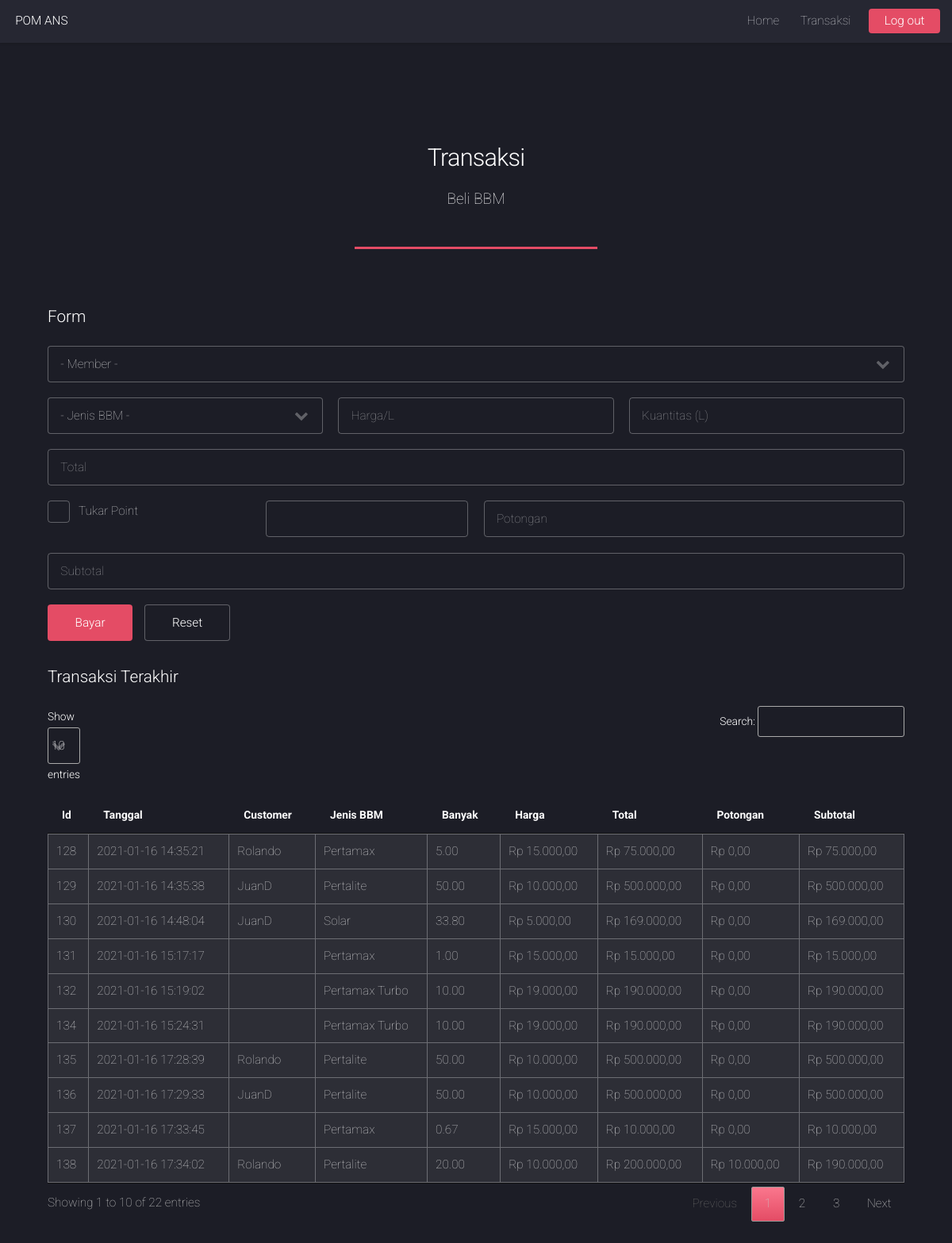
Screenshot of /index.php?navito=transaksi (signed in) with the database file from the repository.
### tables this page shows
CREATE TABLE `transaksi` (
  `id` int(11) NOT NULL,
  `tanggal` datetime DEFAULT NULL,
  `modal` decimal(10,0) NOT NULL,
  `harga` decimal(10,0) NOT NULL,
  `banyak` decimal(4,2) DEFAULT NULL,
  `potongan` decimal(15,0) DEFAULT NULL,
  `total` decimal(15,0) DEFAULT NULL,
  `subtotal` decimal(15,0) DEFAULT NULL,
  `rating` int(11) DEFAULT NULL,
  `member_id` int(11) DEFAULT NULL,
  `cabang_id` int(11) NOT NULL,
  `bbm_id` int(11) NOT NULL,
  `pegawai_id` int(11) NOT NULL
);

CREATE TABLE `user` (
  `id` int(11) NOT NULL,
  `nama` varchar(45) NOT NULL,
  `username` varchar(45) NOT NULL,
  `password` varchar(100) NOT NULL,
  `role` varchar(45) NOT NULL,
  `email` varchar(45) NOT NULL,
  `member_id` int(11) DEFAULT NULL,
  `pegawai_id` int(11) DEFAULT NULL
);

CREATE TABLE `bbm` (
  `id` int(11) NOT NULL,
  `jenis` varchar(45) NOT NULL
);

### controller/TransaksiController.php (called while the page is built, shortened)
<?php
class TransaksiController{
    private $transaksiDao;
    public function __construct()
    {
        $this->transaksiDao = new TransaksiDaoImpl();
    }
    public function index()
    {
        $transaksipegawais = $this->transaksiDao->getTransaksiDataWherePegawaiIs($_SESSION['session_pegawai']);
        include_once 'transaksi.php';
    }
}
?>

### dao/TransaksiDaoImpl.php (called while the page is built, shortened)
<?php
class TransaksiDaoImpl
{
    public function getTransaksiDataWherePegawaiIs($pegawaiid)
    {
        $link = PDOUtil::createConnection();
        $query = "SELECT t.id, tanggal, u.nama AS namamember, jenis, harga, banyak, potongan, total, subtotal FROM transaksi t
        LEFT JOIN user u ON u.member_id = t.member_id JOIN bbm b ON t.bbm_id=b.id WHERE t.pegawai_id = ?";
        $stmt = $link->prepare($query);
        $stmt->bindParam(1, $pegawaiid);
        $stmt->setFetchMode(PDO::FETCH_CLASS | PDO::FETCH_PROPS_LATE, 'Transaksi');
        $stmt->execute();
        return $stmt;
    }
}

### entity/Transaksi.php (called while the page is built, shortened)
<?php
class Transaksi
{
    private $id;
    private $tanggal;
    private $harga;
    private $banyak;
    private $potongan;
    private $total;
    private $subtotal;
    private $jenis;
    private $namamember;
    public function getId()
    {
        return $this->id;
    }
    public function getTanggal()
    {
        return $this->tanggal;
    }
    public function getBanyak()
    {
        return $this->banyak;
    }
    public function getPotongan()
    {
        return $this->potongan;
    }
    public function getTotal()
    {
        return $this->total;
    }
    public function getSubtotal()
    {
        return $this->subtotal;
    }
    public function getHarga()
    {
        return $this->harga;
    }
    public function getJenis()
    {
        return $this->jenis;
    }
    public function getNamamember()
    {
        return $this->namamember;
    }
}

### transaksi.php (the view, shortened to what this page needs)
<div id="page-wrapper">
    <div id="main" class="wrapper style1">
        <div class="container">
            <header class="major">
                <h2>Transaksi</h2>
                <p>Beli BBM</p>
            </header>
            <section>
                <h3>Form</h3>
                <form method="post" action="#">
                    <div class="row gtr-uniform gtr-50">
                        <div class="col-12 col-12-xsmall">
                            <select name="member" id="member" placeholder="Member" onchange="fungsiGantiMember(this.value)">
                                <option value="">- Member -</option>
                            </select>
                        </div>
                        <div class="col-4 col-12-xsmall">
                            <select name="jenisbbm" id="jenisbbm" onchange="fungsiBbm(this)" required>
                                <option value="">- Jenis BBM -</option>
                            </select>
                        </div>
                        <div class="col-4 col-12-xsmall">
                            <input type="text" name="harga" id="harga" value="" placeholder="Harga/L" disabled />
                        </div>
                        <div class="col-4 col-12-xsmall">
                            <input type="text" name="kuantitas" id="kuantitas" value="" placeholder="Kuantitas (L)" onchange="fungsiKuantitas(this.value)" required/>
                        </div>
                        <div class="col-12">
                            <input type="text" name="total" id="total" value="" placeholder="Total" onchange="fungsiTotal(this.value)" required/>
                        </div>
                        <div class="col-3 col-12-medium">
                            <label for="tukarpoint">Tukar Point</label>
                        </div>
                        <div class="col-3 col-12-xsmall">
                            <input type="number" name="npotongan" id="npotongan" value="" step=150 min=0 max=1500 onchange="fungsiPoint(this.value)" />
                        </div>
                        <div class="col-6 col-12-medium">
                            <input type="text" name="potongan" id="potongan" value="" placeholder="Potongan" />
                        </div>
                        <div class="col-12">
                            <input type="text" name="subtotal" id="subtotal" value="" placeholder="Subtotal" />
                        </div>
                        <div class="col-12">
                            <ul class="actions">
                                <li><input type="submit" value="Bayar" class="primary" name="btnSubmit" /></li>
                                <li><input type="reset" value="Reset" /></li>
                            </ul>
                        </div>
                    </div>
                </form>
                <h3>Transaksi Terakhir</h3>
                <div class="table-wrapper">
                    <table class="alt" id="transaksiTable">
                        <thead>
                            <tr>
                                <th>Id</th>
                                <th>Tanggal</th>
                                <th>Customer</th>
                                <th>Jenis BBM</th>
                                <th>Banyak</th>
                                <th>Harga</th>
                                <th>Total</th>
                                <th>Potongan</th>
                                <th>Subtotal</th>
                            </tr>
                        </thead>
                        <tbody>
                            <?php foreach ($transaksipegawais as $tp) {
                            ?>
                                <tr>
                                    <td><?php echo $tp->getId() ?></td>
                                    <td><?php echo $tp->getTanggal() ?></td>
                                    <td><?php echo $tp->getNamamember() ?></td>
                                    <td><?php echo $tp->getJenis() ?></td>
                                    <td><?php echo $tp->getBanyak() ?></td>
                                    <td><?php echo "Rp " . number_format($tp->getHarga(), 2, ",", ".")  ?></td>
                                    <td><?php echo "Rp " . number_format($tp->getTotal(), 2, ",", ".") ?></td>
                                    <td><?php echo "Rp " . number_format($tp->getPotongan(), 2, ",", ".") ?></td>
                                    <td><?php echo "Rp " . number_format($tp->getSubtotal(), 2, ",", ".") ?></td>
                                </tr>
                            <?php } ?>
                        </tbody>
                    </table>
                </div>
            </section>
        </div>
    </div>
</div>

### assets/css/dataTables.css (style rules this page uses)
table.dataTable { width: 100%; margin: 0 auto; clear: both; border-collapse: separate; border-spacing: 0; }
table.dataTable thead th, table.dataTable tfoot th { font-weight: bold; }
table.dataTable thead th, table.dataTable thead td { padding: 10px 18px; border-bottom: 1px solid #111111; }
table.dataTable thead .sorting, table.dataTable thead .sorting_asc, table.dataTable thead .sorting_desc, table.dataTable thead .sorting_asc_disabled, table.dataTable thead .sorting_desc_disabled { cursor: pointer; *cursor: hand; background-repeat: no-repeat; background-position: center right; }
table.dataTable thead .sorting { background-image: url("../images/sort_both.png"); }
table.dataTable thead .sorting_asc { background-image: url("../images/sort_asc.png"); }
table.dataTable tbody tr { background-color: #2d2e36; }
table.dataTable tbody th, table.dataTable tbody td { padding: 8px 10px; }
table.dataTable.no-footer { border-bottom: 1px solid #111111; }
table.dataTable, table.dataTable th, table.dataTable td { box-sizing: content-box; }

### rows the page displays
transaksi: id "128", tanggal "2021-01-16 14:35:21", user.nama "Rolando", bbm.jenis "Pertamax", banyak "5.00", harga "15.000,00", total "75.000,00", potongan "0,00", subtotal "75.000,00"
transaksi: id "129", tanggal "2021-01-16 14:35:38", user.nama "JuanD", bbm.jenis "Pertalite", banyak "50.00", harga "10.000,00", total "500.000,00", potongan "0,00", subtotal "500.000,00"
transaksi: id "130", tanggal "2021-01-16 14:48:04", user.nama "JuanD", bbm.jenis "Solar", banyak "33.80", harga "5.000,00", total "169.000,00", potongan "0,00", subtotal "169.000,00"
transaksi: id "131", tanggal "2021-01-16 15:17:17", bbm.jenis "Pertamax", banyak "1.00", harga "15.000,00", total "15.000,00", potongan "0,00", subtotal "15.000,00"
transaksi: id "132", tanggal "2021-01-16 15:19:02", bbm.jenis "Pertamax Turbo", banyak "10.00", harga "19.000,00", total "190.000,00", potongan "0,00", subtotal "190.000,00"
transaksi: id "134", tanggal "2021-01-16 15:24:31", bbm.jenis "Pertamax Turbo", banyak "10.00", harga "19.000,00", total "190.000,00", potongan "0,00", subtotal "190.000,00"
transaksi: id "135", tanggal "2021-01-16 17:28:39", user.nama "Rolando", bbm.jenis "Pertalite", banyak "50.00", harga "10.000,00", total "500.000,00", potongan "0,00", subtotal "500.000,00"
transaksi: id "136", tanggal "2021-01-16 17:29:33", user.nama "JuanD", bbm.jenis "Pertalite", banyak "50.00", harga "10.000,00", total "500.000,00", potongan "0,00", subtotal "500.000,00"
transaksi: id "137", tanggal "2021-01-16 17:33:45", bbm.jenis "Pertamax", banyak "0.67", harga "15.000,00", total "10.000,00", potongan "0,00", subtotal "10.000,00"
transaksi: id "138", tanggal "2021-01-16 17:34:02", user.nama "Rolando", bbm.jenis "Pertalite", banyak "20.00", harga "10.000,00", total "200.000,00", potongan "10.000,00", subtotal "190.000,00"
